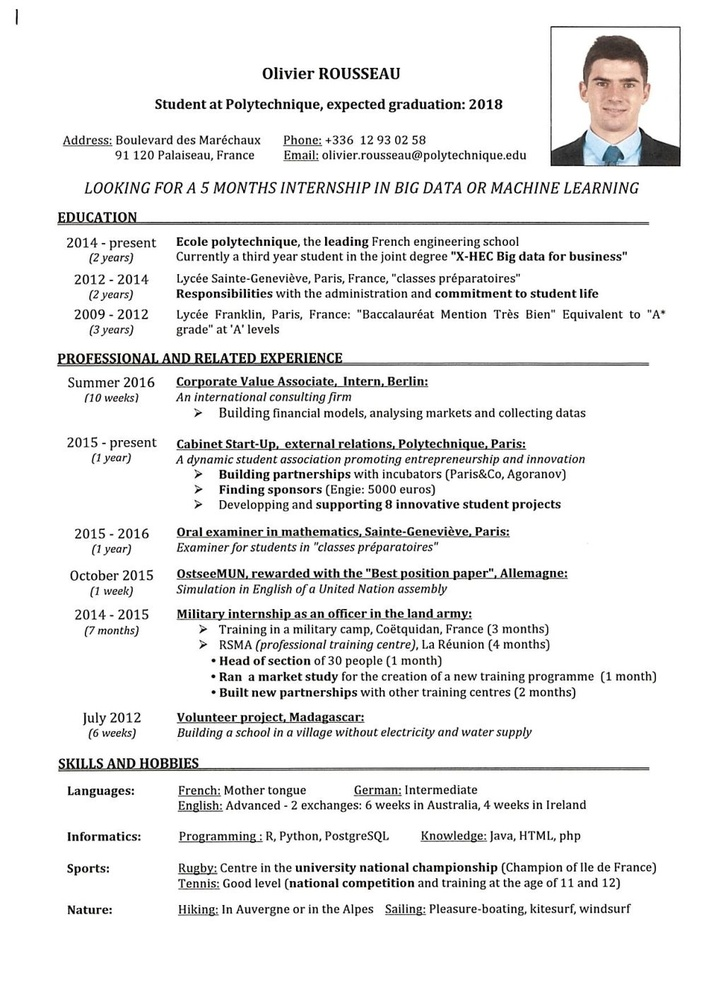
#> input picture progress3/scaled.8.jpg, 706 x 999 px, shrunk from 999 x 1414 before the run
$ python xy-cuts.py   (older library calls are emulated)
#> lines starting #> are read from the running program, lines starting #| are printed output that depends on the picture
import PIL.Image as Image
import numpy as np
import scipy as sp

import scipy.ndimage as ndimage
import scipy.misc as sp_misc
import matplotlib.pyplot as plt


def get_xy_average(img):
    width = img.shape[1]
    height = img.shape[0]

    if width * height == 0:
        return [], []

    avgX = []
    avgY = []

    for x in range(width):
        avgX.append(np.average(img[:, x]))

    for y in range(height):
        avgY.append(np.average(img[y, :]))

    return avgX, avgY


def bestCuts(array, threshold=0):
    n = len(array)
    if n == 0:
        return []

    maxValue = np.max(array)
    canCutHere = np.greater(array, maxValue - threshold)

    # cluster consecutive occurrences of `True`
    clusters = []
    clusterBegin = -1
    for i in range(n):
        if canCutHere[i]:
            if clusterBegin == -1:  # make sure we are not already inside a cluster
                clusterBegin = i    # begin a cluster
        else:
            if clusterBegin != -1:  # make sure we are inside a cluster
                # if clusterBegin != 0:
                clusters.insert(-1, (clusterBegin, i - clusterBegin))
                clusterBegin = -1   # end the cluster

    if clusterBegin != -1:
        clusters.insert(-1, (clusterBegin, n - clusterBegin))

    return sorted(clusters, key=lambda a: -a[1])


def segment(outCuts, img, depth, xOffset=0, yOffset=0):
    if depth == 0:
        return

    avgX, avgY = get_xy_average(img)
    if len(avgX) == len(avgY) == 0:
        return

    bstX = bestCuts(avgX, 2)
    bstY = bestCuts(avgY, 2)

    if len(bstY) == len(bstX) == 0:
        return

    diff = len(bstY) - len(bstX)
    if diff == 0:
        diff = bstY[0][1] - bstX[0][1]

    if diff < 0:  # vertical cut
        left, width = bstX[0]
        right = left + width
        img1 = img[:, 0:left]
        img2 = img[:, right:]
        outCuts.insert(-1, (xOffset + left, yOffset, xOffset + right, yOffset + img.shape[0]))
        segment(outCuts, img1, depth - 1, xOffset, yOffset)
        segment(outCuts, img2, depth - 1, xOffset + right, yOffset)

    else:  # horizontal cut
        top, height = bstY[0]
        bottom = top + height
        img1 = img[0:top, :]
        img2 = img[bottom:, :]
        outCuts.insert(-1, (xOffset, yOffset + top, xOffset + img.shape[1], yOffset + bottom))
        segment(outCuts, img1, depth - 1, xOffset, yOffset)
        segment(outCuts, img2, depth - 1, xOffset, yOffset + bottom)

orig = Image.open('scaled.8.jpg').convert('L')
heat = Image.open('heatmap.8.png').convert('L')
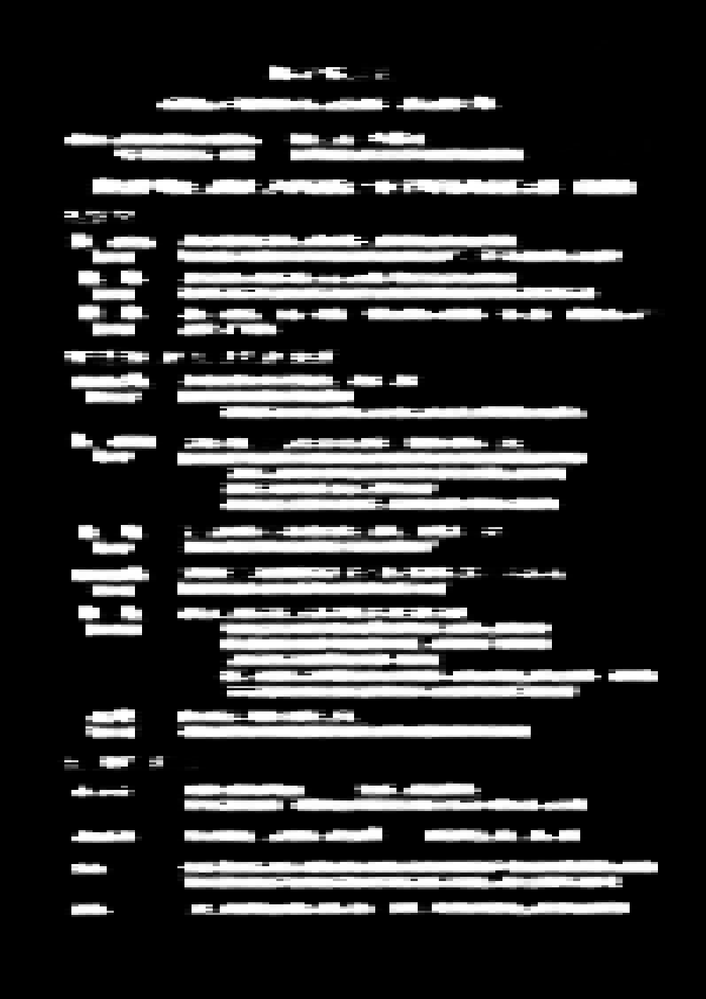
#> input picture progress3/heatmap.8.png, 706 x 999 px, shrunk from 999 x 1414 before the run
heat = ndimage.gaussian_filter(heat, 4)
#> heat: shape (999, 706)

np_orig = np.array(orig)
np_heat = np.array(heat)

h, w = np_orig.shape
#> h = 999; w = 706
textOnly = np.zeros(np_orig.shape)

for y in range(h):
    for x in range(w):
        if np_heat[y, x] > 0:
            textOnly[y, x] = np_orig[y, x]
        else:
            textOnly[y, x] = 255
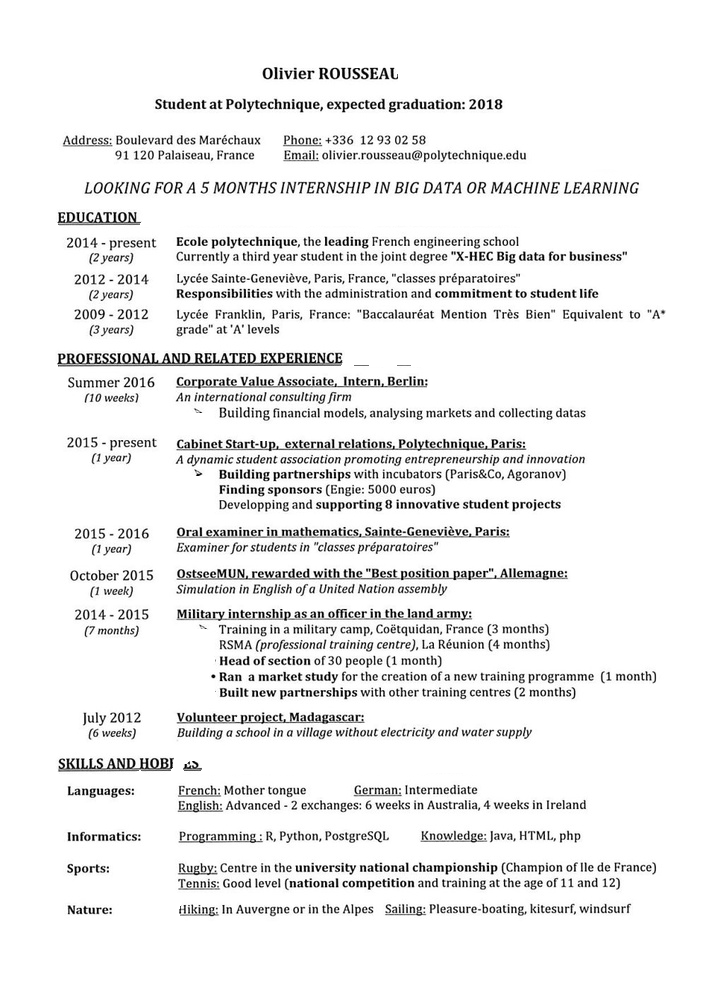
#> textOnly: shape (999, 706) float64; min 0, max 255, mean 238.3

cuts = []
segment(cuts, textOnly, 16)
#> after the loop in get_xy_average, `for x in range(width):`: avgX = 706 values, max 255 at index 0, min 216.5 at index 221, mean 238.3
#> after the loop in get_xy_average, `for y in range(height):`: avgY = 999 values, max 255 at index 0, min 168.4 at index 866, mean 238.3
#> in bestCuts, `n = len(array)`: n = 706
#> in bestCuts, `maxValue = np.max(array)`: maxValue = 255
#> after the loop in bestCuts, `for i in range(n):`: clusterBegin = 656; clusters = [(629, 1), (633, 1), (639, 2), (643, 3), (648, 2), (651, 3), (0, 58)]
#> in segment, `bstX = bestCuts(avgX, 2)`: bstX = [(0, 58), (656, 50), (643, 3), (651, 3), (639, 2), (648, 2), (629, 1), (633, 1)]
#> in segment, `bstY = bestCuts(avgY, 2)`: bstY = 40 pairs, first value 0 to 916, second value 1 to 83
#> in segment, `diff = len(bstY) - len(bstX)`: diff = 32
#> in segment, `top, height = bstY[0]`: top = 916; height = 83
#> in segment, `bottom = top + height`: bottom = 999
#> in segment, `img1 = img[0:top, :]`:
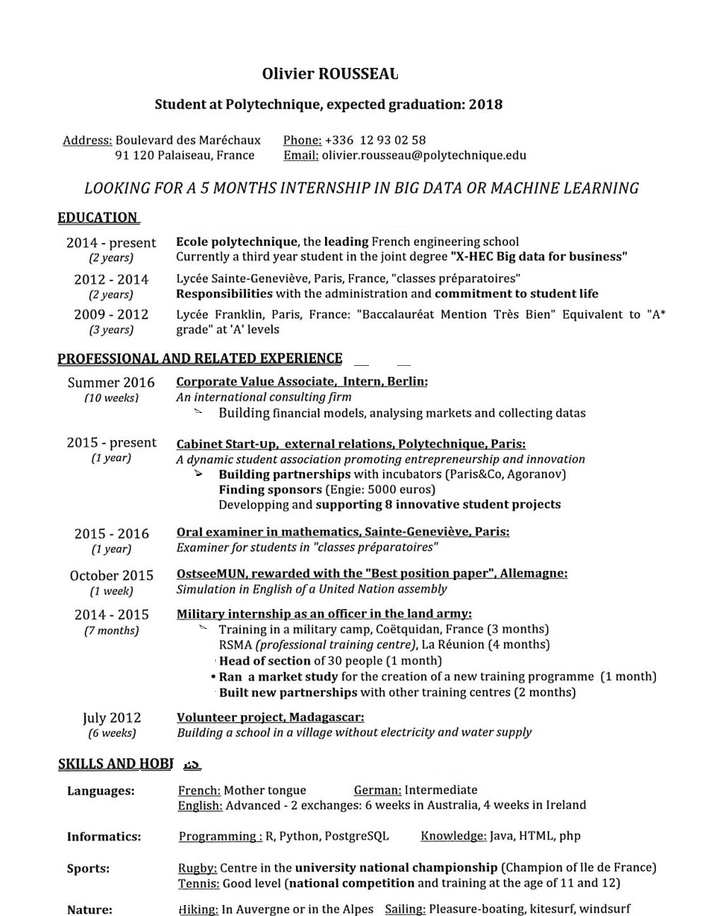
#> img1: shape (916, 706) float64; min 0, max 255, mean 236.8
#> in segment, `img2 = img[bottom:, :]`: img2 = empty array
#> call 2 of segment, with depth = 15, xOffset = 0, yOffset = 0
#> in segment (call 2), `avgX, avgY = get_xy_average(img)`: avgX = 706 values, max 255 at index 0, min 213.1 at index 221, mean 236.8; avgY = 916 values, max 255 at index 0, min 168.4 at index 866, mean 236.8
#> in segment (call 2), `bstX = bestCuts(avgX, 2)`: bstX = [(0, 58), (656, 50), (643, 3), (639, 2), (648, 2), (651, 2), (629, 1), (633, 1)]
#> in segment (call 2), `bstY = bestCuts(avgY, 2)`: bstY = 39 pairs, first value 0 to 890, second value 1 to 67
#> in segment (call 2), `diff = len(bstY) - len(bstX)`: diff = 31
#> in segment (call 2), `top, height = bstY[0]`: top = 0; height = 67
#> in segment (call 2), `img1 = img[0:top, :]`: img1 = empty array
#> in segment (call 2), `img2 = img[bottom:, :]`:
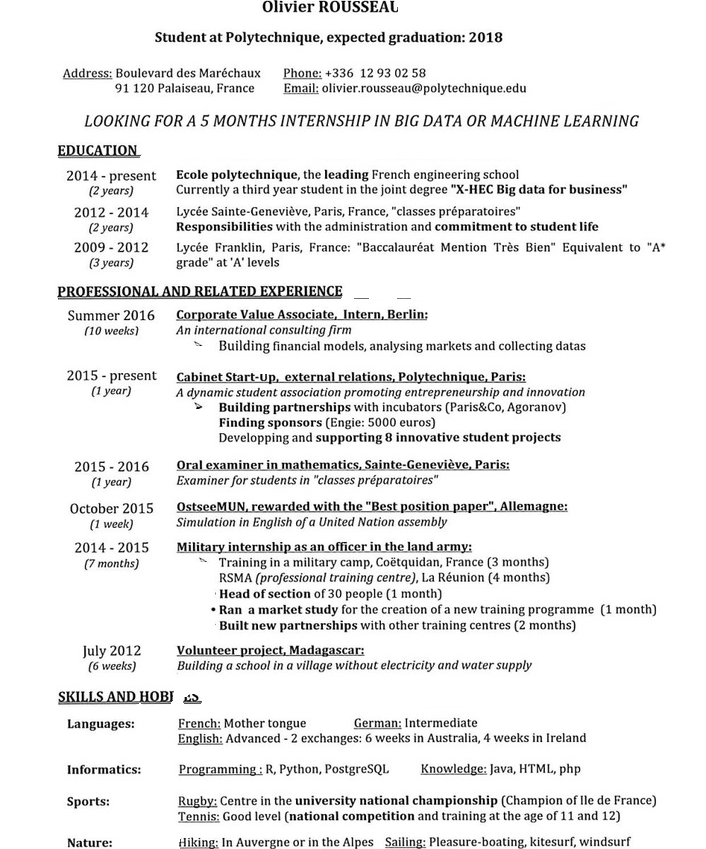
#> img2: shape (849, 706) float64; min 0, max 255, mean 235.3
#> call 4 of segment, with depth = 14, xOffset = 0, yOffset = 67
#> in segment (call 4), `avgX, avgY = get_xy_average(img)`: avgX = 706 values, max 255 at index 0, min 209.8 at index 221, mean 235.3; avgY = 849 values, max 255 at index 21, min 168.4 at index 799, mean 235.3
#> in segment (call 4), `bstX = bestCuts(avgX, 2)`: bstX = [(0, 58), (656, 50), (643, 3), (651, 2), (629, 1), (633, 1), (640, 1), (648, 1)]
#> in segment (call 4), `bstY = bestCuts(avgY, 2)`: bstY = 38 pairs, first value 13 to 823, second value 1 to 22
#> in segment (call 4), `diff = len(bstY) - len(bstX)`: diff = 30
#> in segment (call 4), `top, height = bstY[0]`: top = 46; height = 22
#> in segment (call 4), `bottom = top + height`: bottom = 68
#> in segment (call 4), `img2 = img[bottom:, :]`:
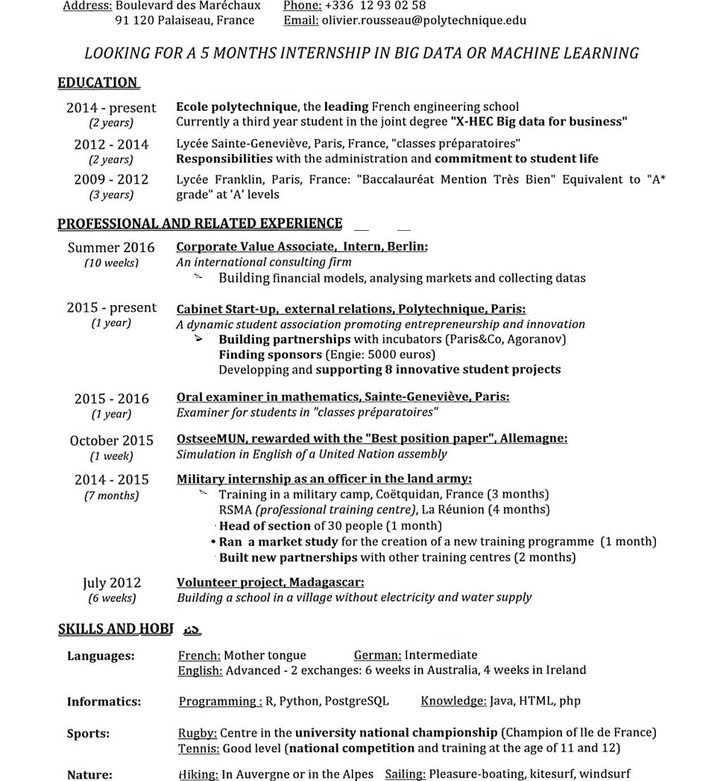
#> img2: shape (781, 706) float64; min 0, max 255, mean 234.5
#> in segment (call 12), `avgX, avgY = get_xy_average(img)`: avgX = 29 values, max 252.9 at index 7, min 199.2 at index 27, mean 230.5; avgY = 46 values, max 255 at index 0, min 110.2 at index 40, mean 230.5
#> in segment (call 12), `bstX = bestCuts(avgX, 2)`: bstX = [(21, 1), (7, 1)]
#> in segment (call 12), `diff = len(bstY) - len(bstX)`: diff = -1
#> in segment (call 12), `left, width = bstX[0]`: left = 21
#> in segment (call 12), `right = left + width`: right = 22
#> in segment (call 12), `img1 = img[:, 0:left]`:
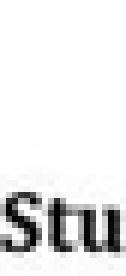
#> img1: shape (46, 21) float64 (shown 6 times larger); min 0, max 255, mean 231.6
for (left, top, right, bottom) in cuts:
    for y in range(top, bottom):
        for x in range(left, right):
            textOnly[y, x] = 200
#> this loop made 817 passes
#> (left, top, right, bottom) on passes 1 to 3: (0, 0, 706, 67), (0, 113, 706, 135), (503, 67, 706, 113)
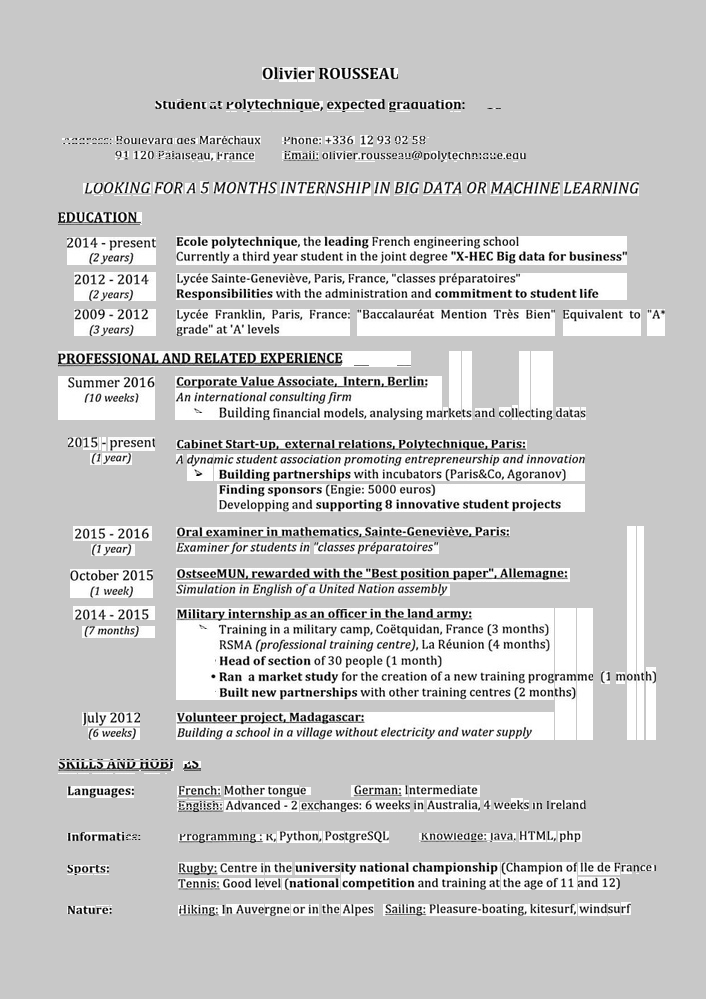
#> textOnly: shape (999, 706) float64; min 0, max 255, mean 201.2

# [4 lines of commented-out code are left out]
plt.subplot(1, 2, 1)
plt.imshow(np_orig, plt.get_cmap('gray'), clim=(0, 255))
plt.subplot(1, 2, 2)
plt.imshow(textOnly, plt.get_cmap('gray'), clim=(0, 255))
plt.show()
